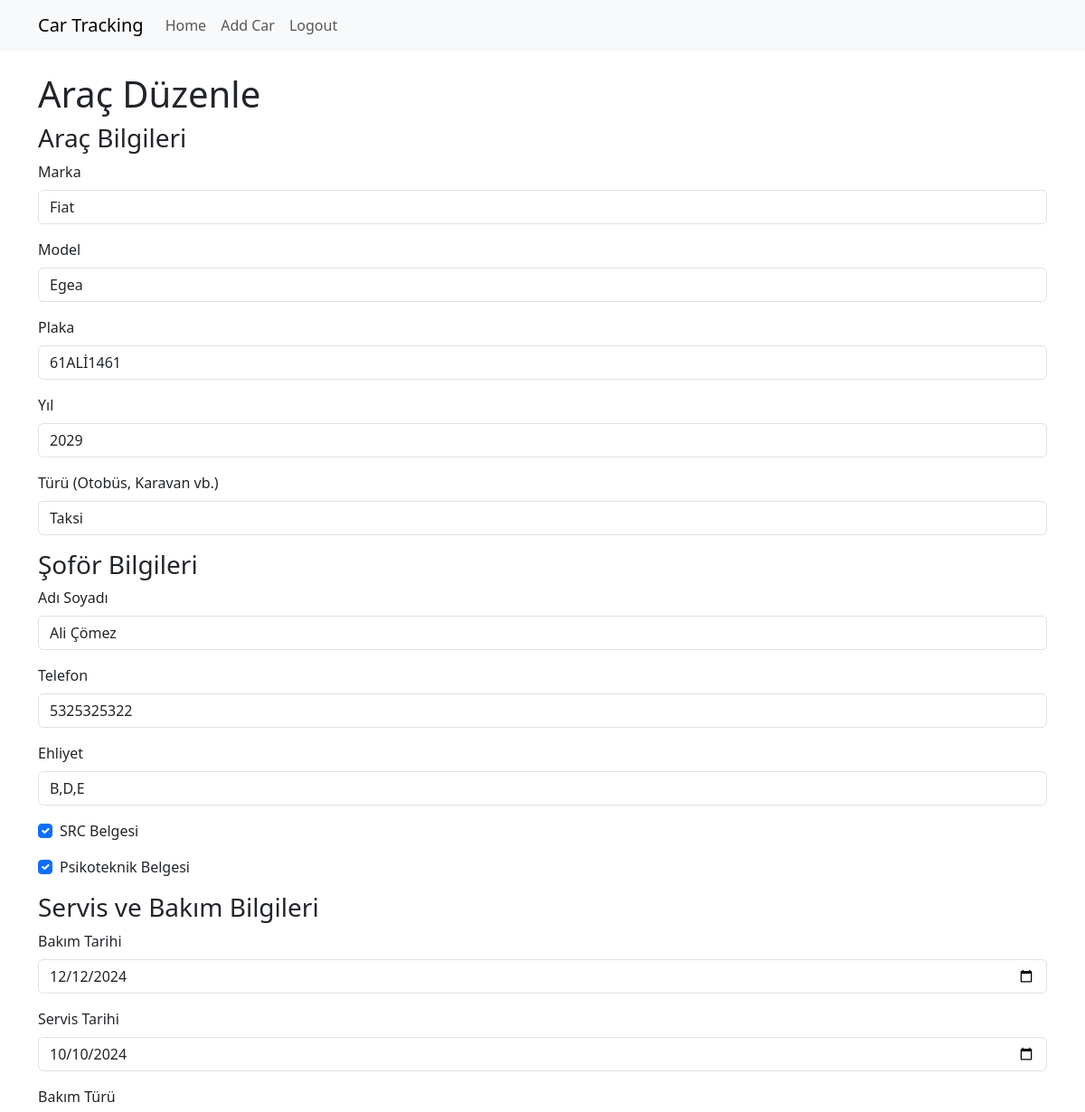
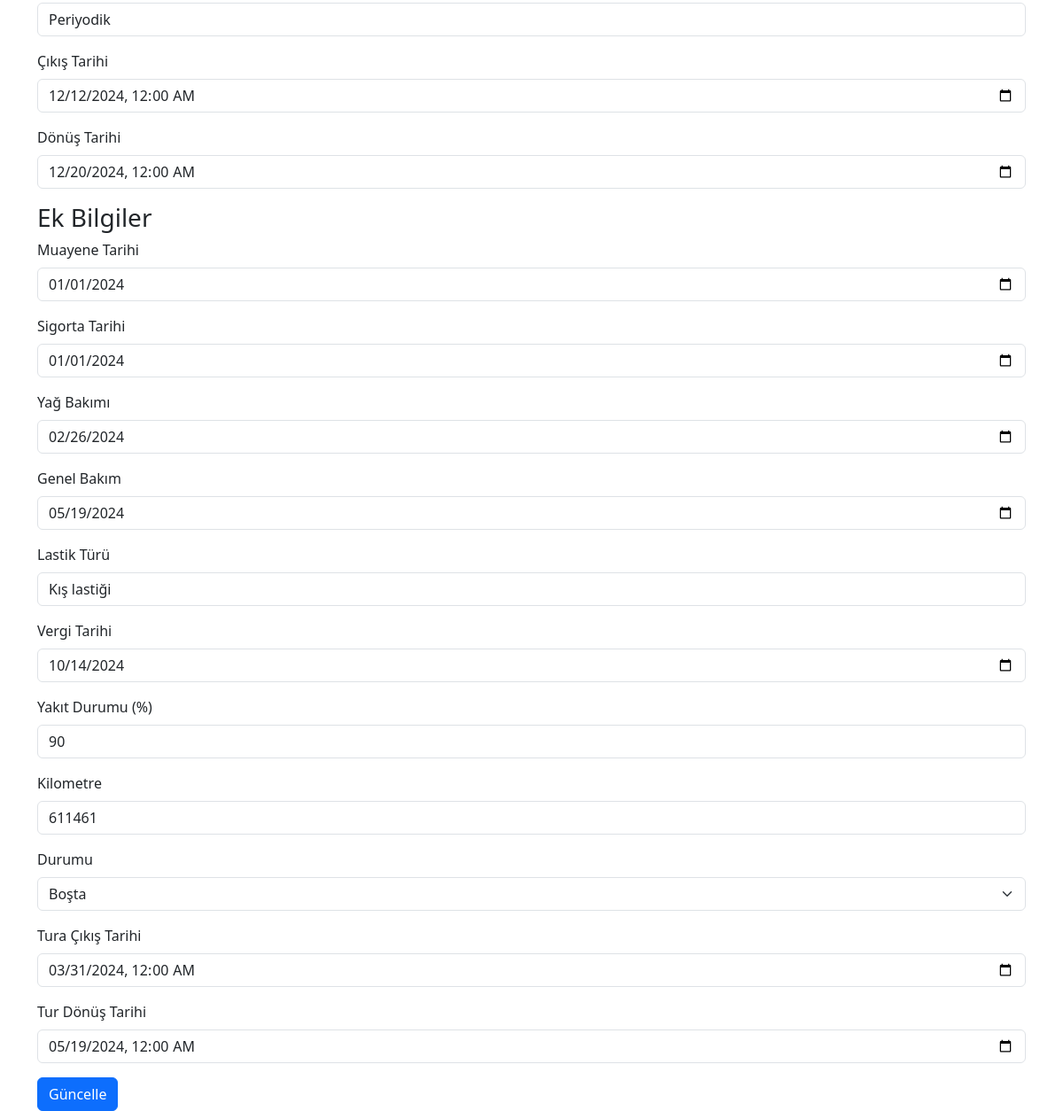
Screenshot of /car_edit.php?id=3 (signed in) with the database file from the repository (2 pictures, top to bottom).
### tables this page shows
CREATE TABLE `cars` (
  `id` int(11) NOT NULL,
  `brand` varchar(50) NOT NULL,
  `model` varchar(50) NOT NULL,
  `plate` varchar(20) NOT NULL,
  `driver_name` varchar(100) DEFAULT NULL,
  `driver_phone` varchar(20) DEFAULT NULL,
  `driver_email` varchar(100) DEFAULT NULL,
  `maintenance_date` date DEFAULT NULL,
  `service_date` date DEFAULT NULL,
  `maintenance_type` varchar(50) DEFAULT NULL,
  `departure_time` datetime DEFAULT NULL,
  `return_time` datetime DEFAULT NULL,
  `status` enum('active','inactive') DEFAULT 'active',
  `created_at` timestamp NULL DEFAULT current_timestamp(),
  `type` varchar(50) DEFAULT NULL,
  `inspection_date` date DEFAULT NULL,
  `insurance_date` date DEFAULT NULL,
  `oil_maintenance_date` date DEFAULT NULL,
  `general_maintenance_date` date DEFAULT NULL,
  `tire_type` varchar(50) DEFAULT NULL,
  `tax_date` date DEFAULT NULL,
  `driver_license` varchar(50) DEFAULT NULL,
  `driver_src` tinyint(1) DEFAULT NULL,
  `driver_psychotechnic` tinyint(1) DEFAULT NULL,
  `fuel_level` int(11) DEFAULT NULL,
  `mileage` int(11) DEFAULT NULL,
  `operational_status` enum('Boşta','Turda') DEFAULT NULL,
  `tour_departure_date` datetime DEFAULT NULL,
  `tour_return_date` datetime DEFAULT NULL,
  `year` int(11) DEFAULT NULL
);

### car_edit.php (the view, shortened to what this page needs)
<?php
require_once 'includes/db.php';
$car_id = $_GET['id'];
$stmt = $pdo->prepare("SELECT * FROM cars WHERE id = :id");
$stmt->execute(['id' => $car_id]);
$car = $stmt->fetch(PDO::FETCH_ASSOC);
?>
<?php include 'includes/header.php'; ?>
<h1>Araç Düzenle</h1>
<form method="post">
    <h3>Araç Bilgileri</h3>
    <div class="mb-3">
        <label for="brand" class="form-label">Marka</label>
        <input type="text" class="form-control" id="brand" name="brand" value="<?= htmlspecialchars($car['brand']) ?>" required>
    </div>
    <div class="mb-3">
        <label for="model" class="form-label">Model</label>
        <input type="text" class="form-control" id="model" name="model" value="<?= htmlspecialchars($car['model']) ?>" required>
    </div>
    <div class="mb-3">
        <label for="plate" class="form-label">Plaka</label>
        <input type="text" class="form-control" id="plate" name="plate" value="<?= htmlspecialchars($car['plate']) ?>" required>
    </div>
    <div class="mb-3">
        <label for="year" class="form-label">Yıl</label>
        <input type="number" class="form-control" id="year" name="year" value="<?= htmlspecialchars($car['year']) ?>" required>
    </div>
    <div class="mb-3">
        <label for="type" class="form-label">Türü (Otobüs, Karavan vb.)</label>
        <input type="text" class="form-control" id="type" name="type" value="<?= htmlspecialchars($car['type']) ?>" required>
    </div>
    <h3>Şoför Bilgileri</h3>
    <div class="mb-3">
        <label for="driver_name" class="form-label">Adı Soyadı</label>
        <input type="text" class="form-control" id="driver_name" name="driver_name" value="<?= htmlspecialchars($car['driver_name']) ?>" required>
    </div>
    <div class="mb-3">
        <label for="driver_phone" class="form-label">Telefon</label>
        <input type="text" class="form-control" id="driver_phone" name="driver_phone" value="<?= htmlspecialchars($car['driver_phone']) ?>" required>
    </div>
    <div class="mb-3">
        <label for="driver_license" class="form-label">Ehliyet</label>
        <input type="text" class="form-control" id="driver_license" name="driver_license" value="<?= htmlspecialchars($car['driver_license']) ?>">
    </div>
    <div class="mb-3 form-check">
        <input type="checkbox" class="form-check-input" id="driver_src" name="driver_src" <?= $car['driver_src'] ? 'checked' : '' ?>>
        <label for="driver_src" class="form-check-label">SRC Belgesi</label>
    </div>
    <div class="mb-3 form-check">
        <input type="checkbox" class="form-check-input" id="driver_psychotechnic" name="driver_psychotechnic" <?= $car['driver_psychotechnic'] ? 'checked' : '' ?>>
        <label for="driver_psychotechnic" class="form-check-label">Psikoteknik Belgesi</label>
    </div>
    <h3>Servis ve Bakım Bilgileri</h3>
    <div class="mb-3">
        <label for="maintenance_date" class="form-label">Bakım Tarihi</label>
        <input type="date" class="form-control" id="maintenance_date" name="maintenance_date" value="<?= htmlspecialchars($car['maintenance_date']) ?>">
    </div>
    <div class="mb-3">
        <label for="service_date" class="form-label">Servis Tarihi</label>
        <input type="date" class="form-control" id="service_date" name="service_date" value="<?= htmlspecialchars($car['service_date']) ?>">
    </div>
    <div class="mb-3">
        <label for="maintenance_type" class="form-label">Bakım Türü</label>
        <input type="text" class="form-control" id="maintenance_type" name="maintenance_type" value="<?= htmlspecialchars($car['maintenance_type']) ?>">
    </div>
    <div class="mb-3">
        <label for="departure_time" class="form-label">Çıkış Tarihi</label>
        <input type="datetime-local" class="form-control" id="departure_time" name="departure_time" value="<?= htmlspecialchars($car['departure_time']) ?>">
    </div>
    <div class="mb-3">
        <label for="return_time" class="form-label">Dönüş Tarihi</label>
        <input type="datetime-local" class="form-control" id="return_time" name="return_time" value="<?= htmlspecialchars($car['return_time']) ?>">
    </div>
    <h3>Ek Bilgiler</h3>
    <div class="mb-3">
        <label for="inspection_date" class="form-label">Muayene Tarihi</label>
        <input type="date" class="form-control" id="inspection_date" name="inspection_date" value="<?= htmlspecialchars($car['inspection_date']) ?>">
    </div>
    <div class="mb-3">
        <label for="insurance_date" class="form-label">Sigorta Tarihi</label>
        <input type="date" class="form-control" id="insurance_date" name="insurance_date" value="<?= htmlspecialchars($car['insurance_date']) ?>">
    </div>
    <div class="mb-3">
        <label for="oil_maintenance_date" class="form-label">Yağ Bakımı</label>
        <input type="date" class="form-control" id="oil_maintenance_date" name="oil_maintenance_date" value="<?= htmlspecialchars($car['oil_maintenance_date']) ?>">
    </div>
    <div class="mb-3">
        <label for="general_maintenance_date" class="form-label">Genel Bakım</label>
        <input type="date" class="form-control" id="general_maintenance_date" name="general_maintenance_date" value="<?= htmlspecialchars($car['general_maintenance_date']) ?>">
    </div>
    <div class="mb-3">
        <label for="tire_type" class="form-label">Lastik Türü</label>
        <input type="text" class="form-control" id="tire_type" name="tire_type" value="<?= htmlspecialchars($car['tire_type']) ?>">
    </div>
    <div class="mb-3">
        <label for="tax_date" class="form-label">Vergi Tarihi</label>
        <input type="date" class="form-control" id="tax_date" name="tax_date" value="<?= htmlspecialchars($car['tax_date']) ?>">
    </div>
    <div class="mb-3">
        <label for="fuel_level" class="form-label">Yakıt Durumu (%)</label>
        <input type="number" class="form-control" id="fuel_level" name="fuel_level" min="0" max="100" value="<?= htmlspecialchars($car['fuel_level']) ?>">
    </div>
    <div class="mb-3">
        <label for="mileage" class="form-label">Kilometre</label>
        <input type="number" class="form-control" id="mileage" name="mileage" value="<?= htmlspecialchars($car['mileage']) ?>">
    </div>
    <div class="mb-3">
        <label for="operational_status" class="form-label">Durumu</label>
        <select class="form-select" id="operational_status" name="operational_status">
            <option value="Boşta" <?= $car['operational_status'] == 'Boşta' ? 'selected' : '' ?>>Boşta</option>
        </select>
    </div>
    <div class="mb-3">
        <label for="tour_departure_date" class="form-label">Tura Çıkış Tarihi</label>
        <input type="datetime-local" class="form-control" id="tour_departure_date" name="tour_departure_date" value="<?= htmlspecialchars($car['tour_departure_date']) ?>">
    </div>
    <div class="mb-3">
        <label for="tour_return_date" class="form-label">Tur Dönüş Tarihi</label>
        <input type="datetime-local" class="form-control" id="tour_return_date" name="tour_return_date" value="<?= htmlspecialchars($car['tour_return_date']) ?>">
    </div>
    <button type="submit" class="btn btn-primary">Güncelle</button>
</form>

### rows the page displays
cars: brand "Fiat", model "Egea", plate "61ALİ1461", year "2029", type "Taksi", driver_name "Ali Çömez", driver_phone "5325325322", driver_license "B,D,E", driver_src "☑", driver_psychotechnic "☑", maintenance_date "12/12/2024", service_date "10/10/2024", maintenance_type "Periyodik", departure_time "12/12/2024 00:00", return_time "12/20/2024 00:00", inspection_date "01/01/2024", insurance_date "01/01/2024", oil_maintenance_date "02/26/2024", general_maintenance_date "05/19/2024", tire_type "Kış lastiği", tax_date "10/14/2024", fuel_level "90", mileage "611461", operational_status "Boşta", tour_departure_date "03/31/2024 00:00", tour_return_date "05/19/2024 00:00"
